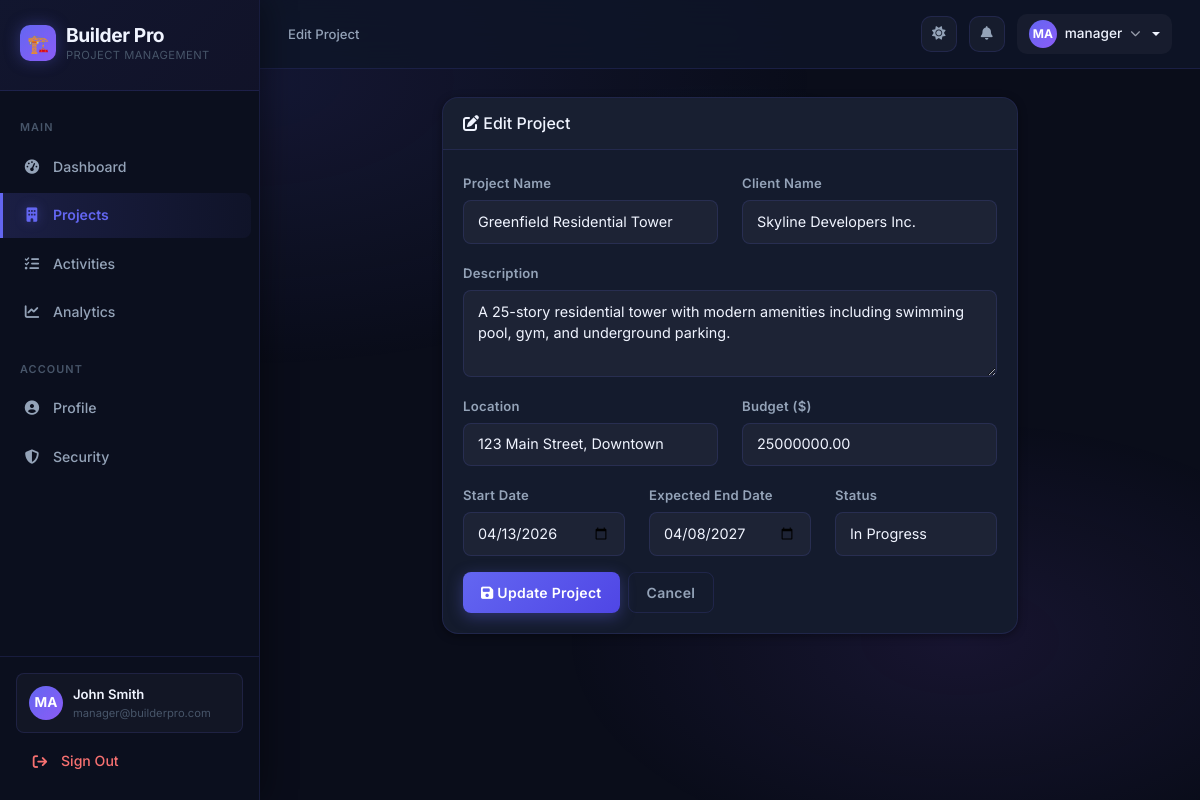
Page /projects/1/edit/ (signed in) on the committed database.
### projects/models.py (models this page shows, shortened)
class Project(models.Model):
    name = models.CharField(max_length=200)
    description = models.TextField(blank=True)
    client_name = models.CharField(max_length=200, blank=True)
    location = models.CharField(max_length=200, blank=True)
    start_date = models.DateField()
    end_date = models.DateField()
    budget = models.DecimalField(max_digits=15, decimal_places=2, default=0)
    status = models.CharField(max_length=20, choices=STATUS_CHOICES, default='planning')
    created_by = models.ForeignKey(User, on_delete=models.SET_NULL, null=True, related_name='projects')
    created_at = models.DateTimeField(auto_now_add=True)
    updated_at = models.DateTimeField(auto_now=True)

### projects/views.py (the view)
# urls.py: path('<int:pk>/edit/', views.project_edit, name='project_edit'),
@login_required
@project_manager_required
def project_edit(request, pk):
    project = get_object_or_404(Project, pk=pk)
    if request.method == 'POST':
        form = ProjectForm(request.POST, instance=project)
        if form.is_valid():
            form.save()
            messages.success(request, 'Project updated successfully!')
            return redirect('project_detail', pk=project.pk)
        messages.error(request, 'Please correct the errors below.')
    else:
        form = ProjectForm(instance=project)
    return render(request, 'projects/project_form.html', {'form': form, 'title': 'Edit Project', 'project': project})

### projects/forms.py
class ProjectForm(forms.ModelForm):
    class Meta:
        model = Project
        fields = ['name', 'description', 'client_name', 'location', 'start_date', 'end_date', 'budget', 'status']
        widgets = {
            'start_date': forms.DateInput(attrs={'type': 'date', 'class': 'form-control'}),
            'end_date': forms.DateInput(attrs={'type': 'date', 'class': 'form-control'}),
            'description': forms.Textarea(attrs={'rows': 3, 'class': 'form-control'}),
        }
    def __init__(self, *args, **kwargs):
        super().__init__(*args, **kwargs)
        for field in self.fields.values():
            if not hasattr(field.widget.attrs, 'get') or not field.widget.attrs.get('class'):
                field.widget.attrs['class'] = 'form-control'

### templates/projects/project_form.html (shortened to what this page needs)
{% extends 'base.html' %}
{% block breadcrumb %}{{ title }}{% endblock %}
{% block content %}
<div class="row justify-content-center">
    <div class="col-md-8">
        <div class="card">
            <div class="card-header bg-white">
                <h6 class="mb-0"><i class="fas fa-{% if project %}edit{% else %}plus{% endif %}"></i> {{ title }}</h6>
            </div>
            <div class="card-body">
                <form method="post">
                    <div class="row">
                        <div class="col-md-6 mb-3">
                            <label class="form-label">Project Name</label>
                            {{ form.name }}
                        </div>
                        <div class="col-md-6 mb-3">
                            <label class="form-label">Client Name</label>
                            {{ form.client_name }}
                        </div>
                    </div>
                    <div class="mb-3">
                        <label class="form-label">Description</label>
                        {{ form.description }}
                    </div>
                    <div class="row">
                        <div class="col-md-6 mb-3">
                            <label class="form-label">Location</label>
                            {{ form.location }}
                        </div>
                        <div class="col-md-6 mb-3">
                            <label class="form-label">Budget ($)</label>
                            {{ form.budget }}
                        </div>
                    </div>
                    <div class="row">
                        <div class="col-md-4 mb-3">
                            <label class="form-label">Start Date</label>
                            {{ form.start_date }}
                        </div>
                        <div class="col-md-4 mb-3">
                            <label class="form-label">Expected End Date</label>
                            {{ form.end_date }}
                        </div>
                        <div class="col-md-4 mb-3">
                            <label class="form-label">Status</label>
                            {{ form.status }}
                        </div>
                    </div>
                    <div class="d-flex gap-2">
                        <button type="submit" class="btn btn-primary">
                            <i class="fas fa-save"></i> {% if project %}Update{% else %}Create{% endif %} Project
                        </button>
                        <a href="{% url 'project_list' %}" class="btn btn-outline-secondary">Cancel</a>
                    </div>
                </form>
            </div>
        </div>
    </div>
</div>
{% endblock %}

### templates/base.html (shortened to what this page needs)
{% load static %}
<!DOCTYPE html>
<html lang="en">
<head>
    <link href="https://cdn.jsdelivr.net/npm/bootstrap@5.3.2/dist/css/bootstrap.min.css" rel="stylesheet">
    <link href="https://cdnjs.cloudflare.com/ajax/libs/font-awesome/6.5.1/css/all.min.css" rel="stylesheet">
    <link href="{% static 'css/builderpro.css' %}" rel="stylesheet">
</head>
<body {% if not user.is_authenticated %}class="auth-page"{% endif %}>
{% if user.is_authenticated %}
<div class="wrapper">
    <nav class="sidebar" id="sidebar">
        <div class="sidebar-header">
            <h3>
                <div class="sidebar-logo-icon">🏗️</div>
                <div>
                    Builder Pro
                    <div class="sidebar-tagline">Project Management</div>
                </div>
            </h3>
        </div>
        <div style="padding: 12px 0; flex: 1; overflow-y: auto;">
            <div class="nav-section-label">Main</div>
            <ul class="nav flex-column" style="list-style:none; padding:0; margin:0;">
                <li class="nav-item">
                    <a class="nav-link {% if request.resolver_match.url_name == 'dashboard' %}active{% endif %}"
                       href="{% url 'dashboard' %}">
                        <i class="fas fa-gauge-high"></i> Dashboard
                    </a>
                </li>
                <li class="nav-item">
                    <a class="nav-link {% if 'project' in request.resolver_match.url_name %}active{% endif %}"
                       href="{% url 'project_list' %}">
                        <i class="fas fa-building"></i> Projects
                    </a>
                </li>
                <li class="nav-item">
                    <a class="nav-link {% if 'activity' in request.resolver_match.url_name %}active{% endif %}"
                       href="{% url 'activity_list' %}">
                        <i class="fas fa-list-check"></i> Activities
                    </a>
                </li>
                <li class="nav-item">
                    <a class="nav-link {% if 'analytics' in request.resolver_match.url_name %}active{% endif %}"
                       href="{% url 'analytics_dashboard' %}">
                        <i class="fas fa-chart-line"></i> Analytics
                    </a>
                </li>
                <div class="nav-section-label" style="margin-top:8px;">Account</div>
                <li class="nav-item">
                    <a class="nav-link {% if request.resolver_match.url_name == 'profile' %}active{% endif %}"
                       href="{% url 'profile' %}">
                        <i class="fas fa-user-circle"></i> Profile
                    </a>
                </li>
                <li class="nav-item">
                    <a class="nav-link {% if request.resolver_match.url_name == 'change_password' %}active{% endif %}"
                       href="{% url 'change_password' %}">
                        <i class="fas fa-shield-halved"></i> Security
                    </a>
                </li>
            </ul>
        </div>
        <div class="sidebar-footer">
            <div class="sidebar-user">
                <div class="sidebar-user-avatar">{{ user.username|slice:":2"|upper }}</div>
                <div class="sidebar-user-info">
                    <div class="sidebar-user-name">{{ user.get_full_name|default:user.username }}</div>
                    <div class="sidebar-user-role">{{ user.email|default:"Admin" }}</div>
                </div>
            </div>
            <a href="{% url 'logout' %}" class="nav-link mt-2" style="color: #f87171; border-radius: 8px; padding: 9px 12px;">
                <i class="fas fa-arrow-right-from-bracket"></i> Sign Out
            </a>
        </div>
    </nav>
    <div id="content">
        <nav class="topbar">
            <div class="topbar-left">
                <span class="breadcrumb-text">
                    {% block breadcrumb %}{% endblock %}
                </span>
            </div>
            <div class="topbar-right">
                <button id="darkModeToggle" class="topbar-btn" onclick="toggleDarkMode()" title="Toggle theme">
                    <i class="fas fa-moon" id="themeIcon"></i>
                </button>
                <button class="topbar-btn" title="Notifications">
                    <i class="fas fa-bell"></i>
                </button>
                <div class="dropdown">
                    <button class="topbar-user dropdown-toggle" data-bs-toggle="dropdown" aria-expanded="false" style="border:none;">
                        <div class="topbar-user-avatar">{{ user.username|slice:":2"|upper }}</div>
                        <span class="d-none d-sm-inline">{{ user.username }}</span>
                        <i class="fas fa-chevron-down" style="font-size:0.65rem; opacity:0.6;"></i>
                    </button>
                </div>
            </div>
        </nav>
        <div class="main-content">
{% endif %}
    {% block content %}{% endblock %}
{% if user.is_authenticated %}
        </div>
    </div>
</div>
{% else %}
</div>
{% endif %}
</body>
</html>

### rows in the picture
Project: name "Greenfield Residential Tower", client_name "Skyline Developers Inc.", description "A 25-story residential tower with modern amenities including swimming pool, gym, and underground parking.", location "123 Main Street, Downtown", budget "25000000.00", start_date "04/13/2026", end_date "04/08/2027", status "In Progress"

### other values in the picture
{{ user.username|slice:":2"|upper }} "MA"
{{ user.get_full_name|default:user.username }} "John Smith"
{{ user.email|default:"Admin" }} "manager@builderpro.com"
{{ title }} "Edit Project"
{{ user.username }} "manager"
